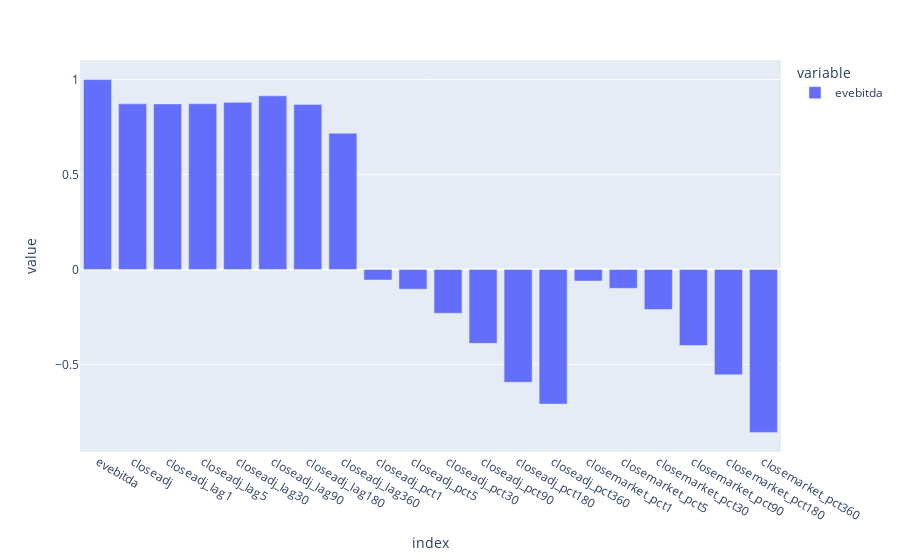

The notebook cell this image was saved under:
### Code cell
px.bar(combined[combined['ticker']=='MSFT'].filter(regex='evebitda|close').corr()['evebitda'],
      )

### Figure 1 — Plotly figure (JSON) as saved in the notebook; plotly's stock layout.template omitted (floating-point values rounded to 4 significant figures)
{"data": [{"alignmentgroup": "True", "hovertemplate": "variable=evebitda<br>index=%{x}<br>value=%{y}<extra></extra>", "legendgroup": "evebitda", "marker": {"color": "#636efa", "pattern": {"shape": ""}}, "name": "evebitda", "offsetgroup": "evebitda", "orientation": "v", "showlegend": true, "textposition": "auto", "type": "bar", "x": ["evebitda", "closeadj", "closeadj_lag1", "closeadj_lag5", "closeadj_lag30", "closeadj_lag90", "closeadj_lag180", "closeadj_lag360", "closeadj_pct1", "closeadj_pct5", "closeadj_pct30", "closeadj_pct90", "closeadj_pct180", "closeadj_pct360", "closemarket_pct1", "closemarket_pct5", "closemarket_pct30", "closemarket_pct90", "closemarket_pct180", "closemarket_pct360"], "xaxis": "x", "y": [1, 0.8723, 0.8719, 0.8726, 0.8801, 0.9146, 0.8695, 0.7175, -0.0555, -0.1039, -0.2308, -0.3889, -0.5942, -0.7087, -0.06054, -0.09911, -0.2107, -0.4004, -0.5548, -0.858], "yaxis": "y"}], "layout": {"barmode": "relative", "legend": {"title": {"text": "variable"}, "tracegroupgap": 0}, "margin": {"t": 60}, "xaxis": {"anchor": "y", "domain": [0, 1], "title": {"text": "index"}}, "yaxis": {"anchor": "x", "domain": [0, 1], "title": {"text": "value"}}}}
